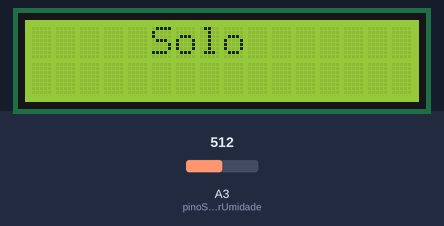
This sketch was run on a simulated Arduino Uno, built with avr-gcc and run on an emulated ATmega328P. Parts: 16×2 character LCD. The test bench sets the inputs (shaded band); at power-on: A3 (pinoSensorUmidade) = 512. What the sketch prints to the serial monitor is not drawn.

Above: at 1.2 s.
1.3 s: A3 (pinoSensorUmidade) set to 440
3.7 s: A3 (pinoSensorUmidade) set to 421
5.9 s: A3 (pinoSensorUmidade) set to 306
At 7.5 s:
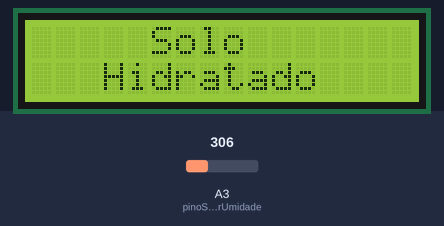
10.0 s: A3 (pinoSensorUmidade) set to 430
At 12.0 s:
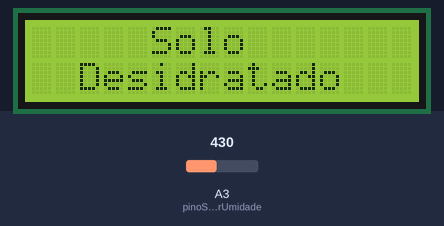
14.1 s: A3 (pinoSensorUmidade) set to 411
At 16.4 s:
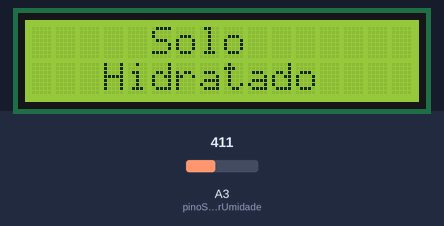
Timing chart, 0 to 17.9 s (numbered marks = the images above; inputs shaded):
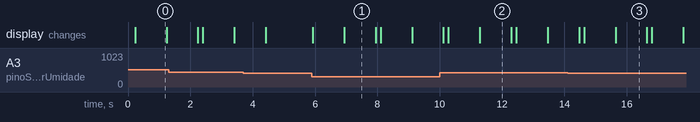

Measured:
- after the input at 5.9 s, the display: first changes at once (image 1 shows a later state)
- after the input at 10.0 s, the display: first differs from a run without the input after 1.3 s (image 2)
- after the input at 14.1 s, the display: first differs from a run without the input after 1.5 s (image 3)
- what the display in image 0 shows lasts 1.0 s, from 0.2 s to 1.2 s

The sketch:

Solo.ino
```cpp
#include <Wire.h>
#include <LiquidCrystal_I2C.h>

#define endereco 0x27
#define colunas 16
#define linhas 2
LiquidCrystal_I2C lcd(endereco, colunas, linhas);
const int pinoSensorUmidade = A3;

void setup()
{
  Serial.begin(9600);
  pinMode(pinoSensorUmidade, INPUT);
  lcd.init();
  lcd.backlight();
  lcd.clear();
}

void loop()
{
  Serial.println(analogRead(pinoSensorUmidade));
  delay(150); // aumenta ou diminiui a quantidade de vezes que o arduino manda mensagem

  if (analogRead(pinoSensorUmidade) > 421) // Caso a umidade for maior que 421 vai mostrar que e solo desidratado
  {

    lcd.print("     Solo");
    delay(1000);
    lcd.setCursor(0, 1);         // É para descer a coluna do visor 1 casa a baixo
    lcd.print("  Desidratado"); // É algo que vai sair na tela
    delay(1000);
    lcd.setCursor(0, 0);
    lcd.clear();
  }
  else if (analogRead(pinoSensorUmidade) < 420) // Caso a umidade for menor que 420 ele vai mostrar que esta hidratado
  {
    lcd.print("     Solo");
    delay(1000);
    lcd.setCursor(0, 1);
    lcd.print("   Hidratado");
    delay(1000);
    lcd.clear();
  }
}
```
